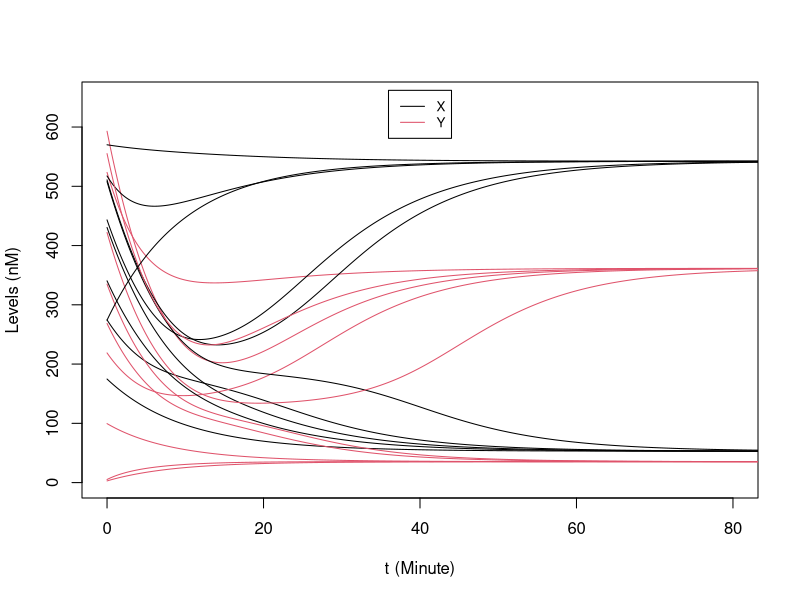
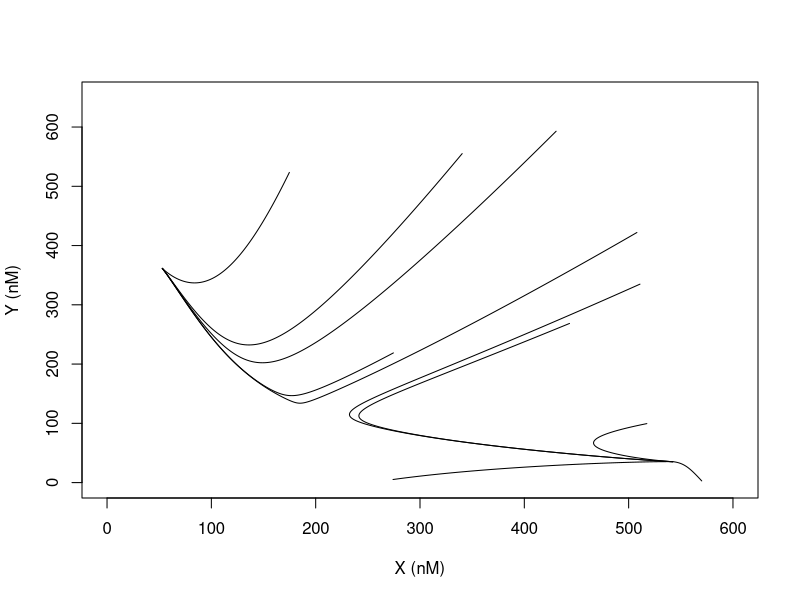
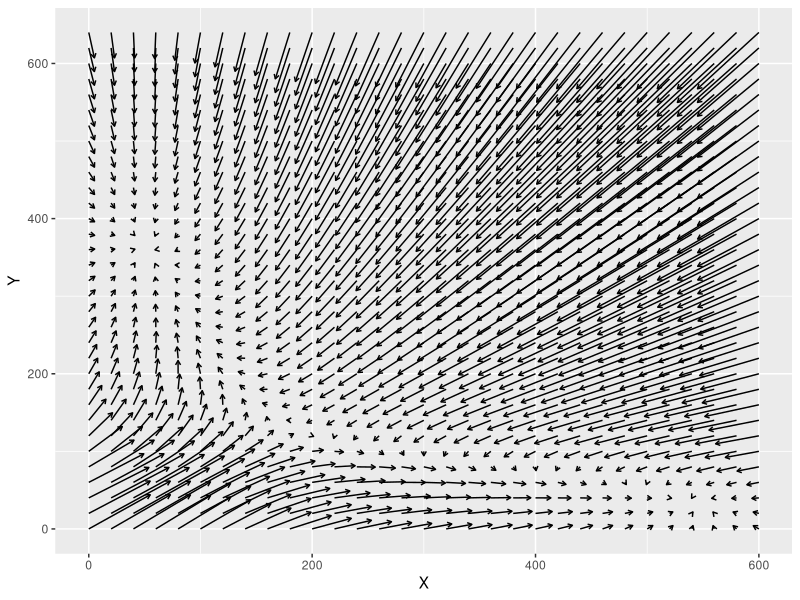
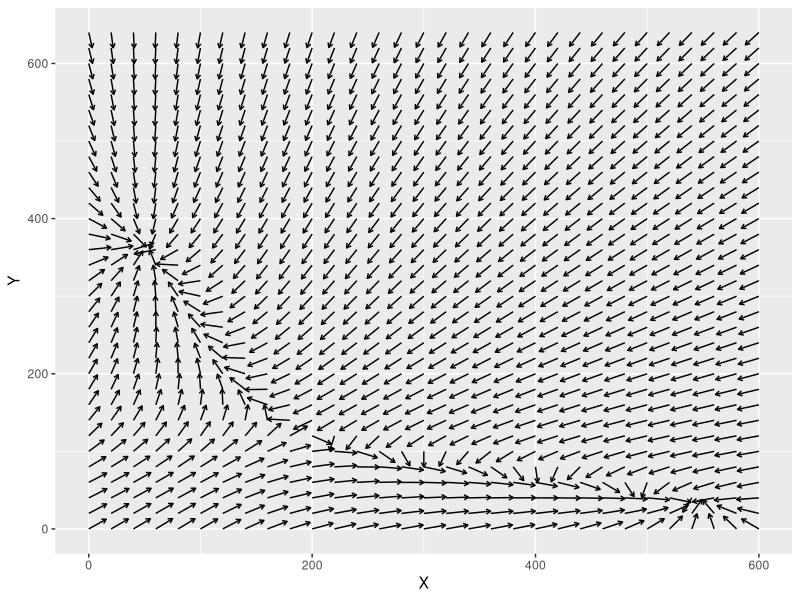
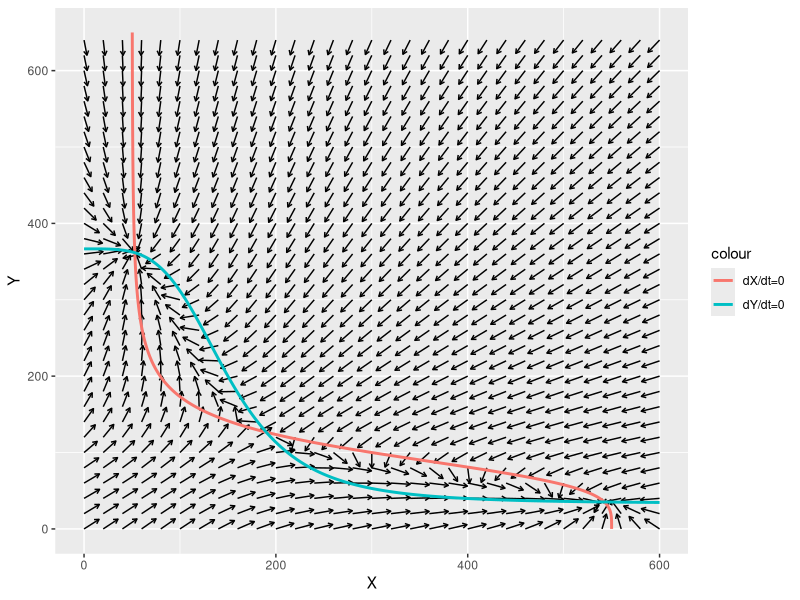
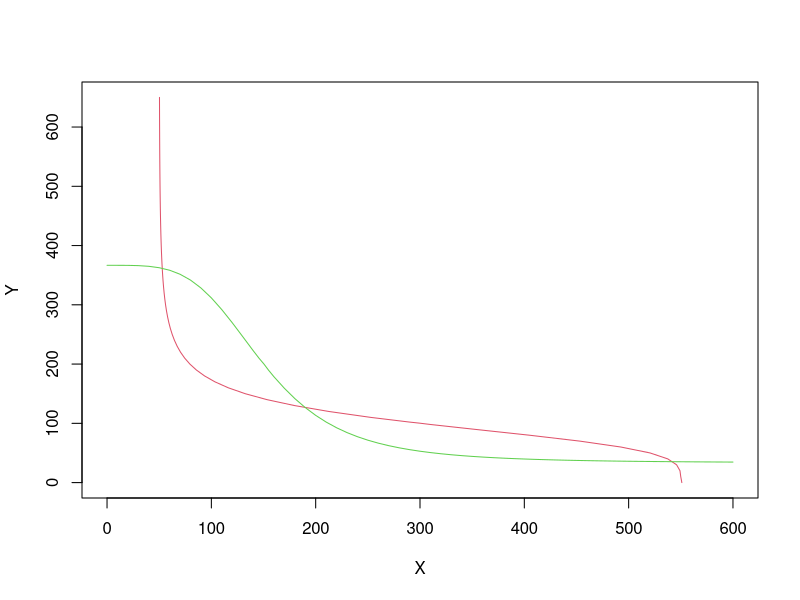
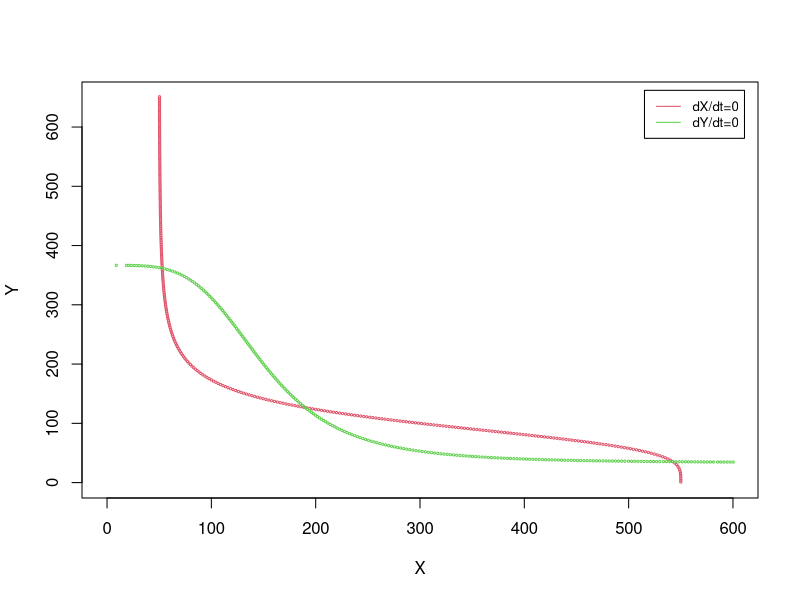

These figures' R source, in order: (Note: this script raises an error after producing the figures.)
## ---- chunk 1
knitr::opts_chunk$set(echo = TRUE)
## ---- chunk 2
hill_inh <- function(X,X0,n) {
  a = (X/X0)**n
  return(1/(1+a))
}

derivs_ts <- function(t, Xs) {
  X = Xs[1]
  Y = Xs[2]
  dxdt = 5 + 50 * hill_inh(Y, 100, 4) - 0.1 * X
  dydt = 4 + 40 * hill_inh(X, 150, 4) - 0.12 * Y
  return(c(dxdt, dydt))
}
## ---- chunk 3
# 4th order Runge-Kutta (RK4) for a generic multi-variable system
RK4_generic <- function(derivs, X0, t.total, dt, ...){
  # derivs: the function of the derivatives 
  # X0: initial condition, a vector of multiple variables
  # t.total: total simulation time, assuming t starts from 0 at the beginning
  # dt: time step size 
  t_all = seq(0, t.total, by=dt)
  n_all = length(t_all)
  nx = length(X0)
  X_all = matrix(0, nrow = n_all, ncol = nx)
  X_all[1,] =  X0
  for (i in 1:(n_all-1)) {
    t_0= t_all[i]
    t_0.5 = t_0 + 0.5*dt
    t_1 = t_0 + dt
    k1 = dt * derivs(t_0,X_all[i,],...)
    k2 = dt * derivs(t_0.5,X_all[i,] + k1/2,...)
    k3 = dt * derivs(t_0.5,X_all[i,] + k2/2,...)
    k4 = dt * derivs(t_1,X_all[i,] + k3,...)
    X_all[i+1,] = X_all[i,] + (k1+2*k2+2*k3+k4)/6
  }
  return(cbind(t_all, X_all))   # the output is a matrix of t & X(t) for all time steps
}

set.seed(77)   # set the seed for the random number generator, remove this line to generate more random initial conditions
X_init_all = array(runif(20, 0, 600), dim = c(10,2)) # generate 10 random initial conditions

t.total = 100
dt  = 0.01
plot(NULL, xlab="t (Minute)", ylab="Levels (nM)", xlim=c(0,80), ylim=c(0,650)) 
for(i in seq_len(nrow(X_init_all))){
  results = RK4_generic(derivs = derivs_ts, X0 = X_init_all[i,], t.total = t.total, dt = dt)
  lines(results[,1], results[,2], col = 1)
  lines(results[,1], results[,3], col = 2)
}
legend("top", inset=0.02, legend = c("X", "Y"),
       col=1:2, lty=1, cex=0.8)
## ---- chunk 4
plot(NULL, xlab="X (nM)", ylab="Y (nM)", xlim=c(0,600), ylim=c(0,650)) 
for(i in seq_len(nrow(X_init_all))){
  results = RK4_generic(derivs = derivs_ts, X0 = X_init_all[i,], t.total = t.total, dt = dt)
  lines(results[,2], results[,3], col = 1)
}
## ---- chunk 5
library(ggplot2)

X_all = seq(0, 600, by=20)   # all X grids
Y_all = seq(0, 650, by=20)   # all Y grids
XY_all = expand.grid(X_all, Y_all)   # all combinations of X and Y

results = t(apply(XY_all, MARGIN=1, function(Xs) {return(c(Xs, derivs_ts(0, Xs)))})) # generate all vector field data
colnames(results) = c("X", "Y", "dX", "dY")

ggplot(data=as.data.frame(results), aes(x=X, y=Y)) + 
  geom_segment(aes(xend=X+dX, yend=Y+dY), arrow = arrow(length = unit(0.05,"in")))

## ---- chunk 6

results_unit = t(apply(XY_all, MARGIN=1, function(Xs) {
  v = derivs_ts(0, Xs)
  v_norm = v / sqrt(v[1]**2 + v[2]**2)
  return(c(Xs, v_norm))})) # generate all vector field data
colnames(results_unit) = c("X", "Y", "dX", "dY")

p1 = ggplot(data=as.data.frame(results_unit), aes(x=X, y=Y)) + 
  geom_segment(aes(xend=X+20*dX, yend=Y+20*dY), arrow = arrow(length = unit(0.05,"in")))
p1
## ---- chunk 7
X_all = seq(0, 600, by=1)   # all X grids
Y_all = seq(0, 650, by=1)   # all Y grids

nullcline1 <- function(Y) {
  X= (5 + 50 * hill_inh(Y, 100, 4))/0.1 
  return(cbind(X, Y))
}
nullcline2 <- function(X) {
  Y = (4 + 40 * hill_inh(X, 150, 4))/0.12
  return(cbind(X, Y))
}

null1 = nullcline1(Y_all)
null2 = nullcline2(X_all)

p1 +
  geom_path(data = as.data.frame(null1), aes(x=X, y=Y, colour = "dX/dt=0"), size=1) + 
  geom_path(data = as.data.frame(null2), aes(x=X, y=Y, colour = "dY/dt=0"), size=1) 

## ---- chunk 8
X_all = seq(0, 600, by=10)   # all X grids
Y_all = seq(0, 650, by=10)   # all Y grids
nX = length(X_all)
nY = length(Y_all)
XY_all = expand.grid(X_all, Y_all)   # all combinations of X and Y

results = t(apply(XY_all, MARGIN=1, function(Xs) {return(c(Xs, derivs_ts(0, Xs)))})) # generate all vector field data
z_X = array(results[,3], dim = c(nX, nY))
z_Y = array(results[,4], dim = c(nX, nY))

contour(X_all, Y_all, z_X, levels = 0, col = 2, xlab = "X", ylab = "Y", drawlabels = F)
contour(X_all, Y_all, z_Y, levels = 0, col = 3, add = TRUE, drawlabels = F)
## ---- chunk 9
f_null1 <- function(X, Y) {       # f_X(X, Y)
  return(5 + 50 * hill_inh(Y, 100, 4) - 0.1 * X)
}
dfdX_null1 <- function(X, Y) {   # Jacobian (1st order partial derivatives) for f_X(X, Y)
  return(-0.1)
}
dfdY_null1 <- function(X, Y) {
  y_frac = (Y/100)**4
  return(-200/Y*y_frac/(1+y_frac)**2)
}
f_null2 <- function(X, Y) {       # f_Y(X, Y)
  return(4 + 40 * hill_inh(X, 150, 4) - 0.12 * Y)
}
dfdX_null2 <- function(X, Y) {   # Jacobian for f_Y(X, Y)
  x_frac = (X/150)**4
  return(-160/X*x_frac/(1+x_frac)**2)
}
dfdY_null2 <- function(X, Y) {   
  return(-0.12)
}

# Newton's Method
find_root_Newton <- function(X, func, dfunc, parms, X_range, error = 10^-3) {
  while(abs(func(X, parms)) > error){
    f = func(X, parms)
    X = X - f/dfunc(X, parms)
    if((X-X_range[1])*(X-X_range[2]) > 0) break 
  }
  return(X)
}

# 4th order Runge-Kutta (RK4) for 1D
# This function issimplified to 
# (1) only output steady-state X or final X, 
# (2) derivative is not the function of t in this implementation, thus some t-dependent parts are simplified
RK4_1D_steady <- function(derivs, X0, t.total, dt, ...){
  # derivs: the function of the derivatives 
  # X0: initial condition
  # t.total: total simulation time, assuming t starts from 0 at the beginning
  # dt: time step size 
  error = 10^-8
  t = 0
  X = X0
  while(t <= t.total){
    df = derivs(X, ...)
    if(abs(df) < error) break
  
    k1 = dt * df
    k2 = dt * derivs(X + k1/2, ...)
    k3 = dt * derivs(X + k2/2, ...)
    k4 = dt * derivs(X + k3, ...)
    
    X = X + (k1+2*k2+2*k3+k4)/6
    t = t + dt
  }
  return(X)
}

nullcline_numcont <- function(func, dfdX, dfdY, X_range, Y_range, X_init, Y_init, direct = 1, step_arc) {
  nmax_cycle = 10000
  
  results = matrix(NA, nrow = nmax_cycle, ncol = 2)
  cycle = 1
  step_Y_previous = direct 
  step_X_previous = 0
  
  X_new = X_init
  Y = Y_init 
  results[cycle,] = c(X_new, Y)
  while(((X_new - X_range[1])*(X_new - X_range[2]) <= 0) & # boundary check
        ((Y - Y_range[1]) * (Y - Y_range[2]) <= 0) & 
        (cycle < nmax_cycle)) {
    h = -dfdY(X_new, Y)/dfdX(X_new, Y) 
    
    step_Y = step_arc/sqrt(1+h**2)
    step_X = step_Y*h
    
    if((step_Y_previous * step_Y + step_X_previous * step_X) < 0){ 
      step_Y = - step_Y
      step_X = - step_X
    }
    step_Y_previous = step_Y
    step_X_previous = step_X
    
    Y = Y + step_Y
    X_init = X_new + step_X
    
    X_new = find_root_Newton(X=X_init, func=func, dfunc=dfdX, parms=Y, X_range = X_range) 
    
    cycle = cycle + 1
    results[cycle,] = c(X_new, Y)
  }
  results = na.omit(results)
  colnames(results) = c("X","Y")
  return(results)
}

X_range = c(0, 600)
Y_range = c(0, 650)

# the initial X,Y need to be provided, here we manually selected them with an initial simulation
X_init_guess_null1 = 500
Y_init_guess_null1 = 1
X_init_null1 = RK4_1D_steady(derivs = f_null1, X0 = X_init_guess_null1, Y = Y_init_guess_null1, 
                             t.total = 1000, dt = 0.01)  # start from ~ (550, 1)
null1_cont = nullcline_numcont(f_null1, dfdX_null1, dfdY_null1, X_range, Y_range, 
                               X_init = X_init_null1, Y_init = Y_init_guess_null1, direct = 1, step_arc = 3)

X_init_guess_null2 = 1
Y_init_guess_null2 =366.6 
X_init_null2 = RK4_1D_steady(derivs = f_null2, X0 = X_init_guess_null2, Y = Y_init_guess_null2, 
                             t.total = 1000, dt = 0.01)   # start from ~ (8,366.6)
null2_cont = nullcline_numcont(f_null2, dfdX_null2, dfdY_null2, X_range, Y_range, 
                               X_init = X_init_null2, Y_init = Y_init_guess_null2, direct = -1, step_arc = 3)
plot(NULL, xlab="X", ylab="Y", xlim=X_range, ylim=Y_range)
points(null1_cont[,1], null1_cont[,2], pch = 1, cex = 0.3, col = 2)
points(null2_cont[,1], null2_cont[,2], pch = 1, cex = 0.3, col = 3)
legend("topright", inset=0.02, legend = c("dX/dt=0", "dY/dt=0"), col=2:3, lty=1, cex=0.8)
## ---- chunk 10
save(null1_cont, null2_cont, file = "./extra/data/03A/null_03A.RData")    # we save the data for 03B
